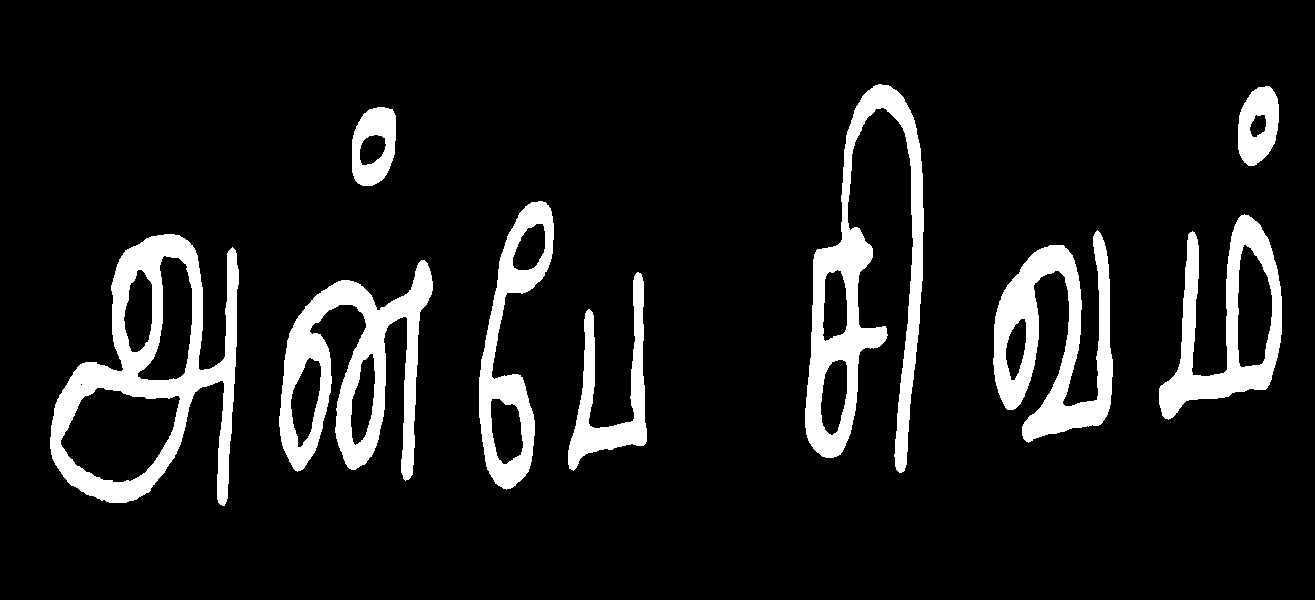
#> input picture Test/output/output1.jpg, 1315 x 600 px; its folder holds only this picture in this run
$ python Test_projection.py   (Python 2 division)
#> lines starting #> are read from the running program, lines starting #| are printed output that depends on the picture
import numpy as np
import cv2

# Driver Function
if __name__ == '__main__':

 for m in range(1):
	image = cv2.imread("output/output"+str(m+1)+".jpg",0)
#> image is the input picture: shape (600, 1315); min 0, max 255, mean 26.5
        listing=[]

        for i in range(len(image[0])):
         summ=0
         for j in range(len(image)):
          summ+=image[j][i]

         print(summ)
         listing.append(summ)
#> this loop made 1315 passes
#| 0
#| 0
#| 0
#| 0
#| 0
#| 0
#| 0
#| 0
#> (further printed lines are left out)
#> after the loop, listing = 1315 values, max 78956 at index 847, min 0 at index 0, mean 15916
        h, w = image.shape
#> h = 600; w = 1315
        i=0
        start=-1
        end=-1
        l=65
        while i < len(image[0]):
          if(listing[i]==0 and start!=-1 and end!=-1):
            crop_img = image[0:h, start:end]
            crop_img = cv2.bitwise_not(crop_img)
            cv2.imwrite(str(m+1)+"/"+chr(l)+".jpg",crop_img)
            l=l+1
            start=-1
            end=-1

          if (listing[i]!=0 and start==-1):
            start=i
          elif(listing[i]!=0):
            end=i
          i=i+1
#> this loop made 1315 passes
#> start on pass 49: 48
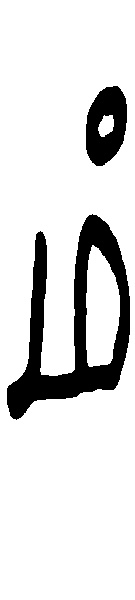
#> crop_img: shape (600, 135); min 0, max 255, mean 220.1
#> after the loop, i = 1315; l = 72; start = -1
